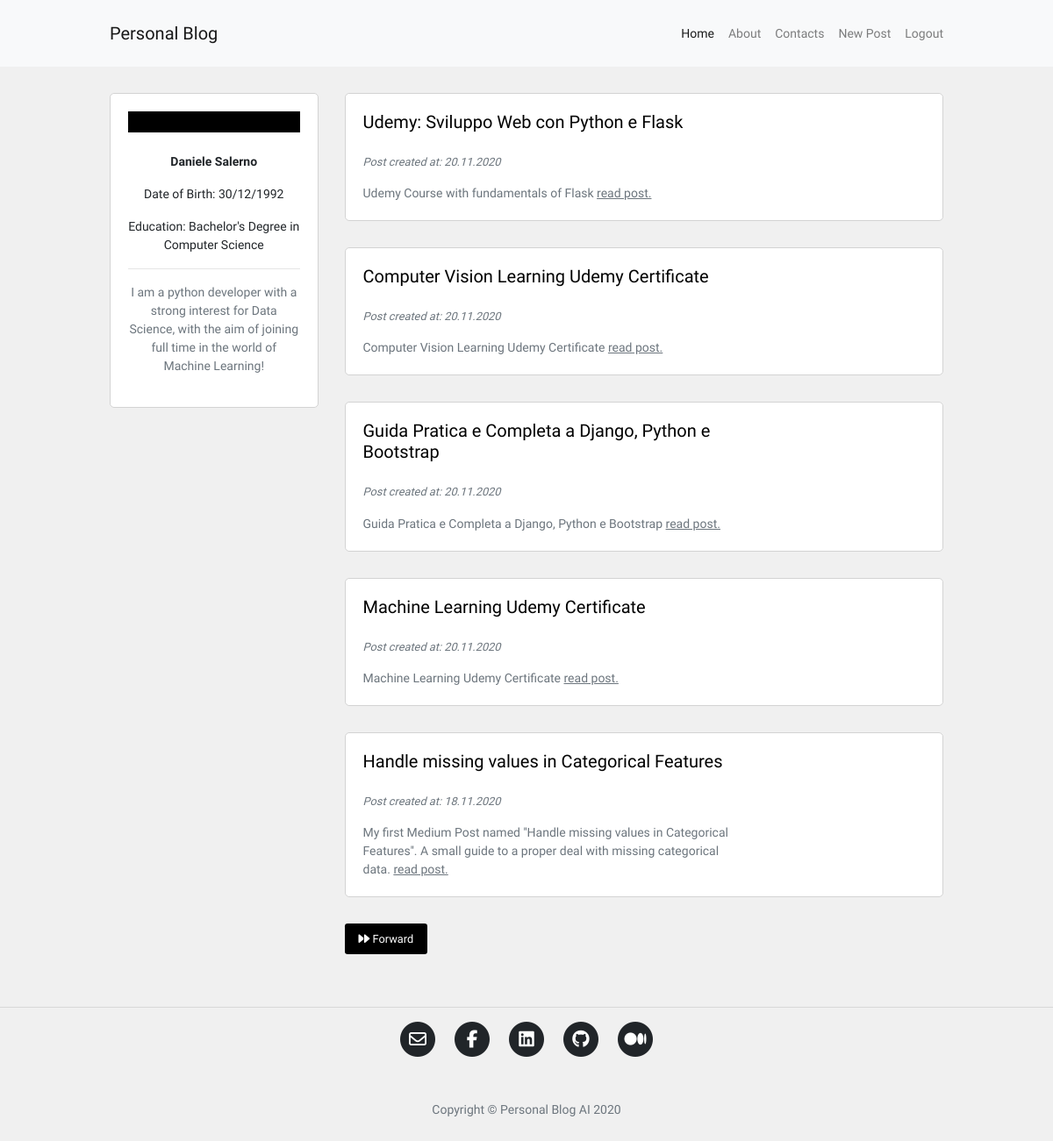
Screenshot of / (signed in) with the database file from the repository.
### blog/models.py (models this page shows, shortened)
class Post(db.Model):
    id = db.Column(db.Integer, primary_key=True)
    user_id = db.Column(db.Integer, db.ForeignKey('user.id'), nullable=False)
    insert_time = db.Column(db.DateTime, default=datetime.now)
    title = db.Column(db.String(120), nullable=False)
    description = db.Column(db.String(240))
    body = db.Column(db.Text(), nullable=False)
    slug = db.Column(db.String(250))
    image = db.Column(db.String(120))

### blog/routes.py (the view)
@app.route("/")
def homepage():
    page_number = request.args.get('page', 1, type=int)
    posts = Post.query.order_by(Post.insert_time.desc()).paginate(page_number, 5, True)
    if posts.has_next:
        next_page = url_for("homepage", page=posts.next_num)
    else:
        next_page = None
    if posts.has_prev:
        previous_page = url_for("homepage", page=posts.prev_num)
    else:
        previous_page = None
    return render_template("homepage.html", posts=posts, current_page=page_number,
                            next_page=next_page, previous_page=previous_page)

### blog/models.py (called while the page is built)
@login_manager.user_loader
def load_user(id):
    return User.query.get(int(id))

### blog/templates/homepage.html (shortened to what this page needs)
{% extends 'base.html' %}
{% block content %}
<div class="container content-container">
    <div class="row no-gutters">
        <div class="col-md-9 order-md-2">
            {% for post in posts.items %}
            <div class="single-post-home">
                <div class="container">
                    <div class="row">
                        <div class="col-sm-8 no-padding-left-right">
                            <h5>
                                <a href="{{ url_for('post_detail', post_slug=post.slug) }}">
                                    <p class="hover-underline-animation">{{ post.title }}</p>
                                </a>
                            </h5>
                            <p class="p-small-two text-muted">
                                Post created at: {{ post.insert_time.strftime('%d.%m.%Y') }}
                            </p>
                            {% if post.description %}
                            <p class="p-small-one text-muted mb-0">
                                {{ post.description }}
                                <a class="read-more" href="{{ url_for('post_detail', post_slug=post.slug) }}">read post.</a>
                            </p>
                            {% endif %}
                        </div>
                        <div class="col-sm-4 no-padding-left-right auto-margin">
                            <div class="post-image-block">
                            </div>
                        </div>
                    </div>
                </div>
            </div>
            {% endfor %}
            <div class="pagination-block">
                {% if next_page %}
                <a class="btn btn-sm btn-outline-secondary mouse-cursor-gradient-tracking" href="{{ next_page }}"><i class="fas fa-forward"></i> Forward</a>
                {% endif %}
            </div>
        </div>
        <div class="col-md-3 order-md-1">
            {% include 'about_me_snippet.html' %}
        </div>
    </div>
</div>
{% endblock %}

### blog/static/blog.css (style rules this page uses)
html, body { font-family: 'Oxanium', sans-serif; background-color: #f0f0f0; }
a { color: #212529; transition: all .2s; }
.content-container { max-width: 950px; margin-top: 30px; margin-bottom: 30px; padding: 0px; }
.pagination-block { margin-bottom: 30px; }
.no-padding-left-right { padding-right: 0px; padding-left: 0px; }
.auto-margin { margin-top: auto; margin-bottom: auto; }
.single-post-home { background-color: #fff; border: 1px solid #d3d3d3; border-radius: 5px; padding: 20px; margin-bottom: 30px; }
.p-small-one { font-size: 0.875rem; }
.p-small-two { font-size: 0.800rem; font-style: italic; }
@media (min-width: 768px) { .single-post-home { margin-left: 30px; } }
@media (min-width: 768px) { .post-image-block { margin-left: 30px; } }
@media (min-width: 768px) { .pagination-block { margin-left: 30px; } }
.read-more { color: #6c757d; text-decoration: underline; }

### blog/static/animations.css (style rules this page uses)
.container { overflow-x: hidden; width: 100%; }
.mouse-cursor-gradient-tracking { position: relative; background: black; padding: 0.5rem 1rem; font-size: 0.8rem; border: none; color: white; cursor: pointer; outline: none; overflow: hidden; }
.mouse-cursor-gradient-tracking:before { --size: 0; content: ''; position: absolute; left: var(--x); top: var(--y); width: var(--size); height: var(--size); background: radial-gradient(circle closest-side, white, transparent); transform: translate(-50%, -50%); transition: width 0.2s ease, height 0.2s ease; }
.hover-underline-animation { display: inline-block; position: relative; color: #000; }
.hover-underline-animation:after { content: ''; position: absolute; width: 100%; transform: scaleX(0); height: 2px; bottom: 0; left: 0; background-color: #000; transform-origin: bottom right; transition: transform 0.25s ease-out; }

### rows the page displays
Post: title "Udemy: Sviluppo Web con Python e Flask", insert_time "20.11.2020", description "Udemy Course with fundamentals of Flask"
Post: title "Computer Vision Learning Udemy Certificate", insert_time "20.11.2020", description "Computer Vision Learning Udemy Certificate"
Post: title "Guida Pratica e Completa a Django, Python e Bootstrap", insert_time "20.11.2020", description "Guida Pratica e Completa a Django, Python e Bootstrap"
Post: title "Machine Learning Udemy Certificate", insert_time "20.11.2020", description "Machine Learning Udemy Certificate"
Post: title "Handle missing values in Categorical Features", insert_time "18.11.2020", description "My first Medium Post named ''Handle missing values in Categorical Features''. A small guide to a proper deal with missing categorical data."
